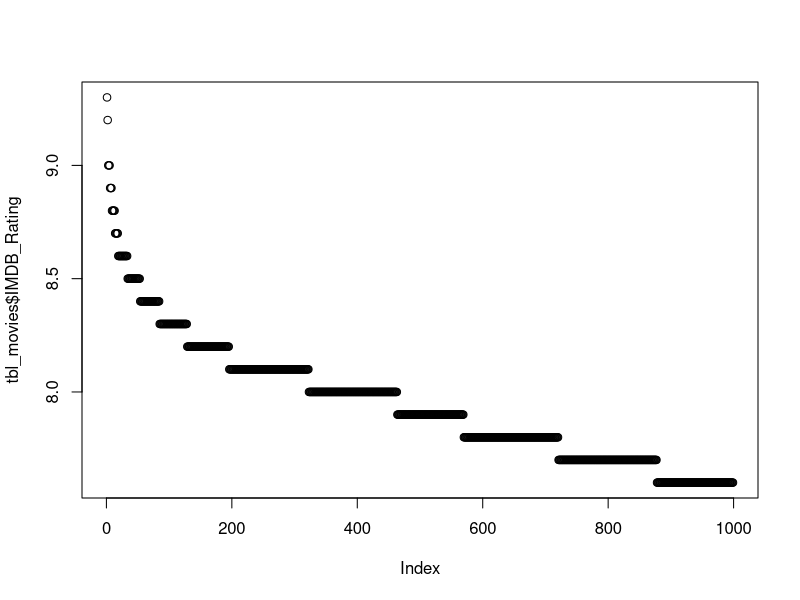
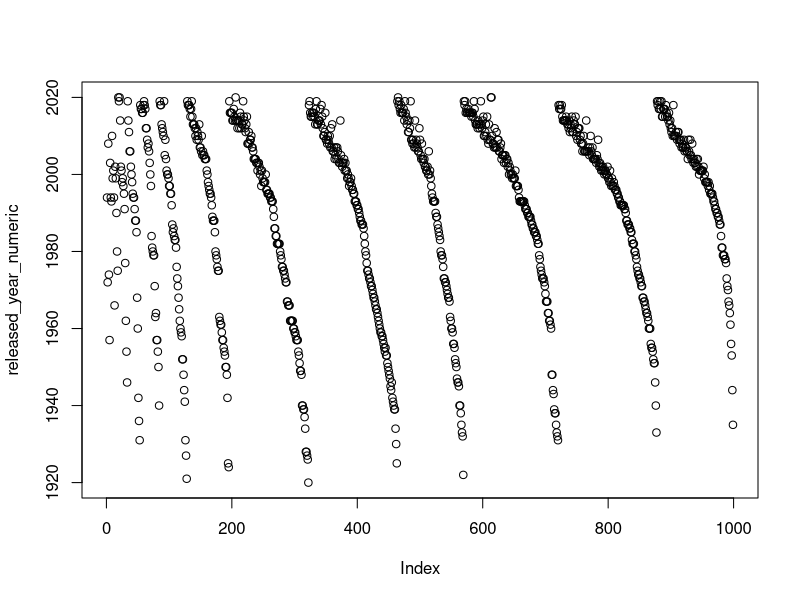
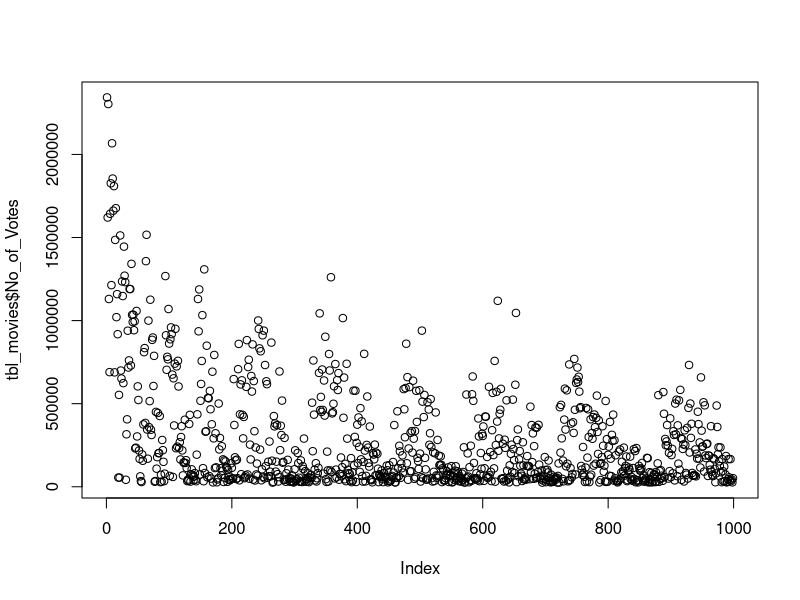
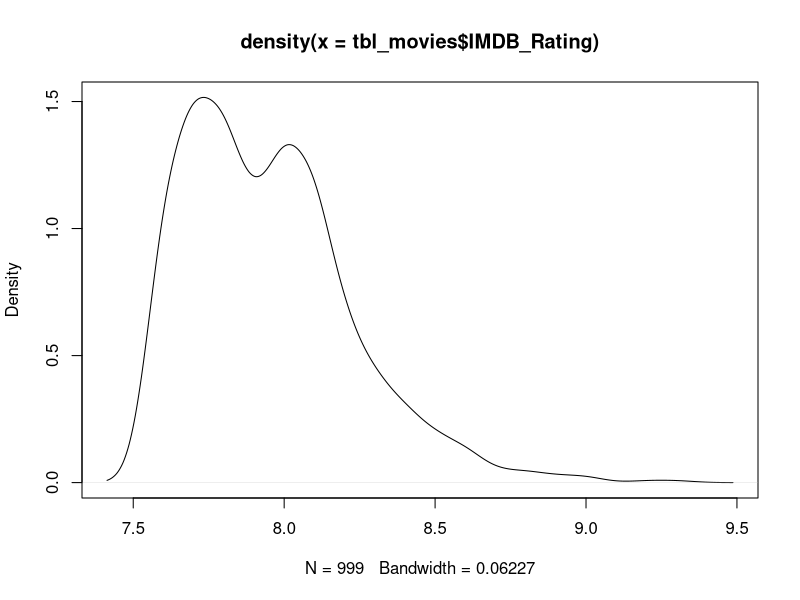
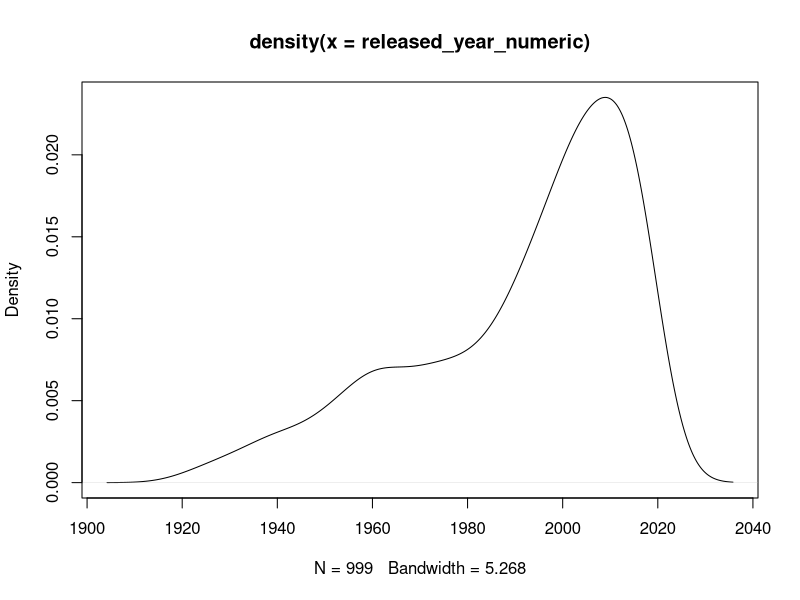
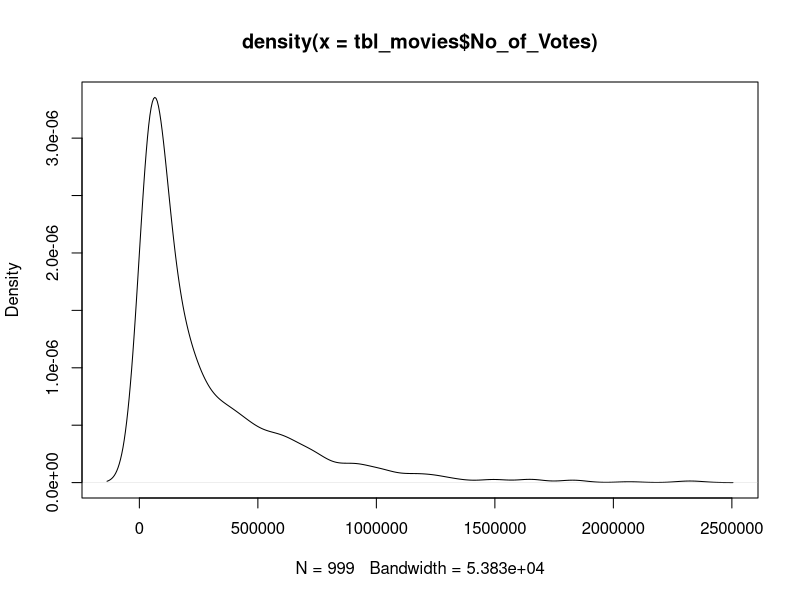
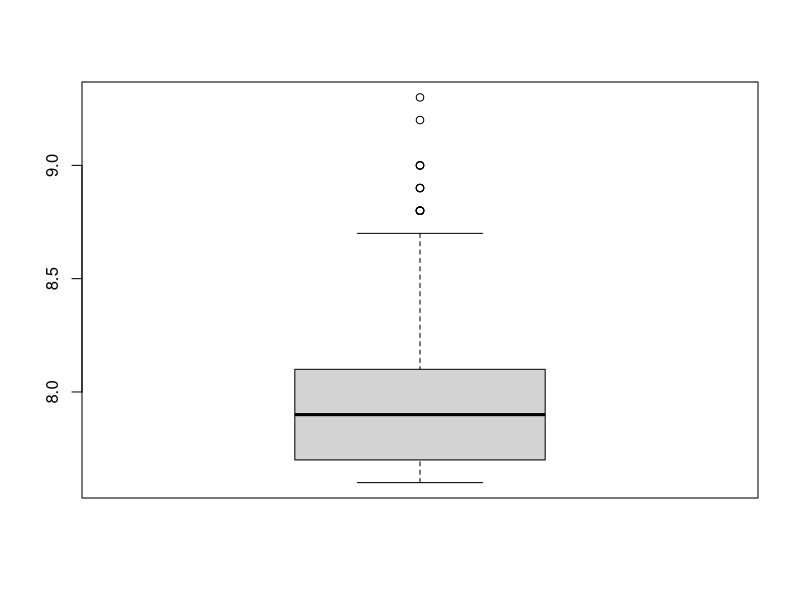
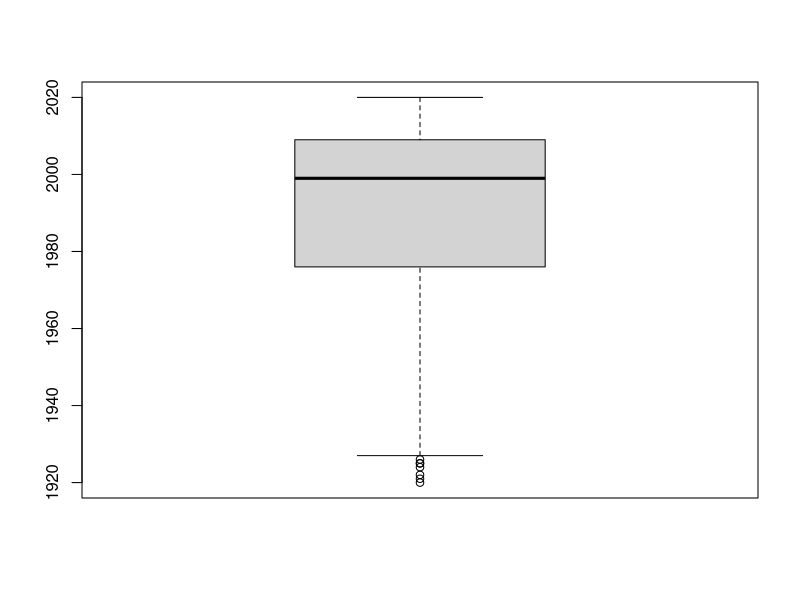

Source code (R) for these figures, in order:
library(stringr)
setwd("C:/Users/Aly/OneDrive/Desktop/cv/Statistical analysis R project/data")
tbl_movies<-read.csv("imdb_top_1000_data.csv")  

attributes(tbl_movies)


#remove min from runtime column and make numeric
movie_runtime <- tbl_movies$Runtime
remove_min <- str_remove_all(string = movie_runtime, pattern = "min")
numeric_remove_min <- as.numeric(remove_min)

#make released year numeric
released_year_not <- tbl_movies$Released_Year
released_year_numeric <- as.numeric(released_year_not)

#make IMDB vector
IMDB_vec <- tbl_movies$IMDB_Rating


# Step 2: 

summary(tbl_movies)

IQR(tbl_movies$No_of_Votes)  
IQR(released_year_numeric)
IQR(tbl_movies$IMDB_Rating)



range(tbl_movies$IMDB_Rating)
range(released_year_numeric)    
range(tbl_movies$No_of_Votes)

mean(tbl_movies$IMDB_Rating)
mean(released_year_numeric)  
mean(tbl_movies$No_of_Votes)
mean(numeric_remove_min)


sd(tbl_movies$IMDB_Rating)
sd(released_year_numeric)
sd(tbl_movies$No_of_Votes)
sd(numeric_remove_min)

var(tbl_movies$IMDB_Rating)

plot(tbl_movies$IMDB_Rating)
plot(released_year_numeric)   
plot(tbl_movies$No_of_Votes)

plot(density(tbl_movies$IMDB_Rating))
plot(density(released_year_numeric))  
plot(density(tbl_movies$No_of_Votes))  

boxplot(tbl_movies$IMDB_Rating)
boxplot(released_year_numeric)
boxplot(numeric_remove_min)


lines(plot(density(tbl_movies$IMDB_Rating), lty=2, lwd=2))

hist(tbl_movies$IMDB_Rating)
hist(released_year_numeric)
hist(tbl_movies$No_of_Votes)


median(tbl_movies$IMDB_Rating)
median(released_year_numeric)   




#calculate z-score for IMDB with outlier
IMDB_Z <- ((IMDB_vec-mean(IMDB_vec))/sd(IMDB_vec))
plot(IMDB_Z)
plot(density(IMDB_Z))


# step3: correlation between fields/data


cor(tbl_movies$IMDB_Rating,numeric_remove_min) 
cor(numeric_remove_min,released_year_numeric) 
cor(tbl_movies$IMDB_Rating,released_year_numeric) 



# Step 4: Removing Outliers

#remove released year outlier
new_released_y<-subset(tbl_movies,released_year_numeric> 1928)
boxplot(new_released_y$Released_Year)

#remove IMDB rating outlier
new_released_IMDB<-subset(tbl_movies,tbl_movies$IMDB_Rating<8.7)
boxplot(new_released_IMDB$IMDB_Rating)

#calculate z-score IMDB no outlier
IMDB_Z_no_outlier<-((new_released_IMDB$IMDB_Rating-mean(new_released_IMDB$IMDB_Rating))/sd(new_released_IMDB$IMDB_Rating))
plot(IMDB_Z_no_outlier)
plot(density(IMDB_Z_no_outlier))

#remove Runtime Outlier
new_released_runtime<-subset(tbl_movies,numeric_remove_min<183&numeric_remove_min>68)
   #make runtime outliers numeric
movie_runtime_outlier <- new_released_runtime$Runtime
remove_min_outlier <- str_remove_all(string = movie_runtime_outlier, pattern = "min")
numeric_remove_min_outlier <- as.numeric(remove_min_outlier)
   #end of runtime numeric
boxplot(numeric_remove_min_outlier)


plot(density(log10(tbl_movies$IMDB_Rating)))
plot(density(log10(released_year_numeric)))



# regression--> linear relation

results <- lm(IMDB_Rating ~ numeric_remove_min, tbl_movies) 
summary(results)
plot(results)

results3 <- lm(IMDB_Rating ~ released_year_numeric, tbl_movies) 
summary(results3)
plot(results3)



